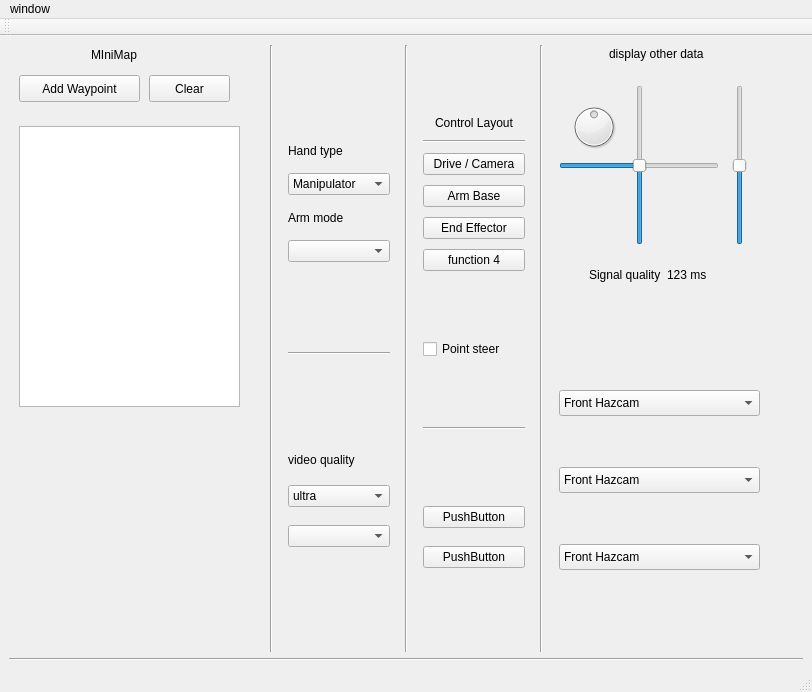
<?xml version="1.0" encoding="UTF-8"?>
<ui version="4.0">
 <class>MainWindow</class>
 <widget class="QMainWindow" name="MainWindow">
  <property name="geometry">
   <rect>
    <x>0</x>
    <y>0</y>
    <width>812</width>
    <height>692</height>
   </rect>
  </property>
  <property name="windowTitle">
   <string>MainWindow</string>
  </property>
  <widget class="QWidget" name="centralwidget">
   <layout class="QVBoxLayout" name="verticalLayout_10">
    <item>
     <layout class="QHBoxLayout" name="horizontalLayout_2">
      <item>
       <widget class="QFrame" name="Minimap">
        <property name="frameShape">
         <enum>QFrame::NoFrame</enum>
        </property>
        <property name="frameShadow">
         <enum>QFrame::Raised</enum>
        </property>
        <widget class="QLabel" name="MinimapLabel">
         <property name="geometry">
          <rect>
           <x>82</x>
           <y>0</y>
           <width>71</width>
           <height>20</height>
          </rect>
         </property>
         <property name="text">
          <string>MIniMap</string>
         </property>
        </widget>
        <widget class="GraphicsLayoutWidget" name="graphicsView">
         <property name="geometry">
          <rect>
           <x>10</x>
           <y>81</y>
           <width>221</width>
           <height>281</height>
          </rect>
         </property>
        </widget>
        <widget class="QPushButton" name="pushButton">
         <property name="geometry">
          <rect>
           <x>10</x>
           <y>30</y>
           <width>121</width>
           <height>27</height>
          </rect>
         </property>
         <property name="text">
          <string>Add Waypoint</string>
         </property>
        </widget>
        <widget class="QPushButton" name="pushButton_2">
         <property name="geometry">
          <rect>
           <x>140</x>
           <y>30</y>
           <width>81</width>
           <height>27</height>
          </rect>
         </property>
         <property name="text">
          <string>Clear</string>
         </property>
        </widget>
        <zorder>MinimapLabel</zorder>
        <zorder>graphicsView</zorder>
        <zorder>pushButton</zorder>
        <zorder>pushButton_2</zorder>
        <zorder>selectorFrame</zorder>
        <zorder>selectorFrame</zorder>
       </widget>
      </item>
      <item>
       <widget class="Line" name="line_5">
        <property name="orientation">
         <enum>Qt::Vertical</enum>
        </property>
       </widget>
      </item>
      <item>
       <widget class="QFrame" name="selectorFrame">
        <property name="maximumSize">
         <size>
          <width>120</width>
          <height>16777215</height>
         </size>
        </property>
        <layout class="QVBoxLayout" name="verticalLayout_8">
         <item>
          <widget class="QFrame" name="HandTypeBox">
           <property name="maximumSize">
            <size>
             <width>16777215</width>
             <height>124</height>
            </size>
           </property>
           <property name="frameShape">
            <enum>QFrame::NoFrame</enum>
           </property>
           <property name="frameShadow">
            <enum>QFrame::Plain</enum>
           </property>
           <layout class="QVBoxLayout" name="verticalLayout">
            <property name="spacing">
             <number>10</number>
            </property>
            <property name="leftMargin">
             <number>0</number>
            </property>
            <property name="topMargin">
             <number>0</number>
            </property>
            <property name="rightMargin">
             <number>0</number>
            </property>
            <property name="bottomMargin">
             <number>0</number>
            </property>
            <item>
             <widget class="QLabel" name="label">
              <property name="text">
               <string>Hand type</string>
              </property>
             </widget>
            </item>
            <item>
             <widget class="QComboBox" name="HandTypeChoice">
              <item>
               <property name="text">
                <string>Manipulator</string>
               </property>
              </item>
              <item>
               <property name="text">
                <string>Sampling</string>
               </property>
              </item>
             </widget>
            </item>
            <item>
             <widget class="QLabel" name="label_2">
              <property name="text">
               <string>Arm mode</string>
              </property>
             </widget>
            </item>
            <item>
             <widget class="QComboBox" name="ArmModeChoice"/>
            </item>
           </layout>
          </widget>
         </item>
         <item>
          <widget class="Line" name="line_2">
           <property name="orientation">
            <enum>Qt::Horizontal</enum>
           </property>
          </widget>
         </item>
         <item>
          <widget class="QFrame" name="frame_8">
           <property name="maximumSize">
            <size>
             <width>16777215</width>
             <height>111</height>
            </size>
           </property>
           <property name="frameShape">
            <enum>QFrame::NoFrame</enum>
           </property>
           <property name="frameShadow">
            <enum>QFrame::Plain</enum>
           </property>
           <layout class="QVBoxLayout" name="verticalLayout_3">
            <property name="spacing">
             <number>10</number>
            </property>
            <property name="leftMargin">
             <number>0</number>
            </property>
            <property name="topMargin">
             <number>0</number>
            </property>
            <property name="rightMargin">
             <number>0</number>
            </property>
            <property name="bottomMargin">
             <number>0</number>
            </property>
            <item>
             <widget class="QLabel" name="video_quality">
              <property name="sizePolicy">
               <sizepolicy hsizetype="Fixed" vsizetype="Fixed">
                <horstretch>0</horstretch>
                <verstretch>0</verstretch>
               </sizepolicy>
              </property>
              <property name="text">
               <string>video quality</string>
              </property>
             </widget>
            </item>
            <item>
             <widget class="QComboBox" name="videoQualityChoice">
              <item>
               <property name="text">
                <string>ultra</string>
               </property>
              </item>
              <item>
               <property name="text">
                <string>high</string>
               </property>
              </item>
              <item>
               <property name="text">
                <string>normal</string>
               </property>
              </item>
             </widget>
            </item>
            <item>
             <widget class="QComboBox" name="comboBox_7"/>
            </item>
           </layout>
          </widget>
         </item>
        </layout>
       </widget>
      </item>
      <item>
       <widget class="Line" name="line_4">
        <property name="orientation">
         <enum>Qt::Vertical</enum>
        </property>
       </widget>
      </item>
      <item>
       <widget class="QFrame" name="buttonFrame">
        <property name="maximumSize">
         <size>
          <width>120</width>
          <height>16777215</height>
         </size>
        </property>
        <layout class="QVBoxLayout" name="verticalLayout_9">
         <item>
          <widget class="QFrame" name="functionBox">
           <property name="maximumSize">
            <size>
             <width>16777215</width>
             <height>155</height>
            </size>
           </property>
           <property name="frameShape">
            <enum>QFrame::NoFrame</enum>
           </property>
           <property name="frameShadow">
            <enum>QFrame::Plain</enum>
           </property>
           <layout class="QVBoxLayout" name="verticalLayout_2">
            <property name="spacing">
             <number>10</number>
            </property>
            <property name="leftMargin">
             <number>0</number>
            </property>
            <property name="topMargin">
             <number>0</number>
            </property>
            <property name="rightMargin">
             <number>0</number>
            </property>
            <property name="bottomMargin">
             <number>0</number>
            </property>
            <item>
             <widget class="QLabel" name="label_3">
              <property name="text">
               <string>Control Layout</string>
              </property>
              <property name="alignment">
               <set>Qt::AlignCenter</set>
              </property>
             </widget>
            </item>
            <item>
             <widget class="Line" name="line">
              <property name="orientation">
               <enum>Qt::Horizontal</enum>
              </property>
             </widget>
            </item>
            <item>
             <widget class="QPushButton" name="DriveMode">
              <property name="text">
               <string>Drive / Camera</string>
              </property>
              <property name="checkable">
               <bool>true</bool>
              </property>
             </widget>
            </item>
            <item>
             <widget class="QPushButton" name="ArmBaseMode">
              <property name="text">
               <string>Arm Base</string>
              </property>
              <property name="checkable">
               <bool>true</bool>
              </property>
              <property name="checked">
               <bool>false</bool>
              </property>
             </widget>
            </item>
            <item>
             <widget class="QPushButton" name="EndEffectorMode">
              <property name="text">
               <string>End Effector</string>
              </property>
              <property name="checkable">
               <bool>true</bool>
              </property>
              <property name="checked">
               <bool>false</bool>
              </property>
             </widget>
            </item>
            <item>
             <widget class="QPushButton" name="function4">
              <property name="text">
               <string>function 4</string>
              </property>
              <property name="checkable">
               <bool>true</bool>
              </property>
              <property name="checked">
               <bool>false</bool>
              </property>
             </widget>
            </item>
           </layout>
          </widget>
         </item>
         <item>
          <widget class="QCheckBox" name="pointSteer">
           <property name="text">
            <string>Point steer</string>
           </property>
          </widget>
         </item>
         <item>
          <widget class="Line" name="line_3">
           <property name="orientation">
            <enum>Qt::Horizontal</enum>
           </property>
          </widget>
         </item>
         <item>
          <widget class="QFrame" name="frame_9">
           <property name="maximumSize">
            <size>
             <width>16777215</width>
             <height>80</height>
            </size>
           </property>
           <property name="frameShape">
            <enum>QFrame::NoFrame</enum>
           </property>
           <property name="frameShadow">
            <enum>QFrame::Plain</enum>
           </property>
           <layout class="QVBoxLayout" name="verticalLayout_4">
            <property name="spacing">
             <number>10</number>
            </property>
            <property name="leftMargin">
             <number>0</number>
            </property>
            <property name="topMargin">
             <number>0</number>
            </property>
            <property name="rightMargin">
             <number>0</number>
            </property>
            <property name="bottomMargin">
             <number>0</number>
            </property>
            <item>
             <widget class="QPushButton" name="pushButton_5">
              <property name="text">
               <string>PushButton</string>
              </property>
             </widget>
            </item>
            <item>
             <widget class="QPushButton" name="pushButton_6">
              <property name="text">
               <string>PushButton</string>
              </property>
             </widget>
            </item>
           </layout>
          </widget>
         </item>
        </layout>
       </widget>
      </item>
      <item>
       <widget class="Line" name="line_6">
        <property name="orientation">
         <enum>Qt::Vertical</enum>
        </property>
       </widget>
      </item>
      <item>
       <widget class="QFrame" name="OtherData">
        <property name="frameShape">
         <enum>QFrame::NoFrame</enum>
        </property>
        <property name="frameShadow">
         <enum>QFrame::Raised</enum>
        </property>
        <widget class="QLabel" name="OtherDataLabel">
         <property name="geometry">
          <rect>
           <x>60</x>
           <y>0</y>
           <width>123</width>
           <height>17</height>
          </rect>
         </property>
         <property name="text">
          <string>display other data</string>
         </property>
        </widget>
        <widget class="QDial" name="StickRotation">
         <property name="geometry">
          <rect>
           <x>20</x>
           <y>50</y>
           <width>50</width>
           <height>64</height>
          </rect>
         </property>
         <property name="minimum">
          <number>-1000</number>
         </property>
         <property name="maximum">
          <number>1000</number>
         </property>
        </widget>
        <widget class="QSlider" name="MainY">
         <property name="geometry">
          <rect>
           <x>80</x>
           <y>40</y>
           <width>22</width>
           <height>160</height>
          </rect>
         </property>
         <property name="minimum">
          <number>-1000</number>
         </property>
         <property name="maximum">
          <number>1000</number>
         </property>
         <property name="orientation">
          <enum>Qt::Vertical</enum>
         </property>
        </widget>
        <widget class="QSlider" name="MainX">
         <property name="geometry">
          <rect>
           <x>10</x>
           <y>110</y>
           <width>160</width>
           <height>22</height>
          </rect>
         </property>
         <property name="minimum">
          <number>-1000</number>
         </property>
         <property name="maximum">
          <number>1000</number>
         </property>
         <property name="orientation">
          <enum>Qt::Horizontal</enum>
         </property>
         <property name="invertedAppearance">
          <bool>false</bool>
         </property>
        </widget>
        <widget class="QSlider" name="SecondaryY">
         <property name="geometry">
          <rect>
           <x>180</x>
           <y>40</y>
           <width>22</width>
           <height>160</height>
          </rect>
         </property>
         <property name="minimum">
          <number>-1000</number>
         </property>
         <property name="maximum">
          <number>1000</number>
         </property>
         <property name="orientation">
          <enum>Qt::Vertical</enum>
         </property>
        </widget>
        <widget class="QWidget" name="layoutWidget">
         <property name="geometry">
          <rect>
           <x>40</x>
           <y>220</y>
           <width>149</width>
           <height>19</height>
          </rect>
         </property>
         <layout class="QHBoxLayout" name="horizontalLayout_3">
          <item>
           <widget class="QLabel" name="label_4">
            <property name="text">
             <string>Signal quality</string>
            </property>
           </widget>
          </item>
          <item>
           <widget class="QLabel" name="sig_qual">
            <property name="text">
             <string>123 ms</string>
            </property>
           </widget>
          </item>
         </layout>
        </widget>
        <widget class="QWidget" name="horizontalLayoutWidget">
         <property name="geometry">
          <rect>
           <x>10</x>
           <y>300</y>
           <width>201</width>
           <height>271</height>
          </rect>
         </property>
         <layout class="QVBoxLayout" name="verticalLayout_6">
          <item>
           <widget class="QComboBox" name="Camera2Feed">
            <property name="maximumSize">
             <size>
              <width>16777215</width>
              <height>26</height>
             </size>
            </property>
            <item>
             <property name="text">
              <string>Front Hazcam</string>
             </property>
            </item>
            <item>
             <property name="text">
              <string>Left Hazcam</string>
             </property>
            </item>
            <item>
             <property name="text">
              <string>Right Hazcam</string>
             </property>
            </item>
            <item>
             <property name="text">
              <string>Back Hazcam</string>
             </property>
            </item>
            <item>
             <property name="text">
              <string>Arm</string>
             </property>
            </item>
            <item>
             <property name="text">
              <string>Pan/Tilt</string>
             </property>
            </item>
           </widget>
          </item>
          <item>
           <widget class="QComboBox" name="Camera1Feed">
            <property name="maximumSize">
             <size>
              <width>16777215</width>
              <height>26</height>
             </size>
            </property>
            <item>
             <property name="text">
              <string>Front Hazcam</string>
             </property>
            </item>
            <item>
             <property name="text">
              <string>Left Hazcam</string>
             </property>
            </item>
            <item>
             <property name="text">
              <string>Right Hazcam</string>
             </property>
            </item>
            <item>
             <property name="text">
              <string>Back Hazcam</string>
             </property>
            </item>
            <item>
             <property name="text">
              <string>Arm</string>
             </property>
            </item>
            <item>
             <property name="text">
              <string>Pan/Tilt</string>
             </property>
            </item>
           </widget>
          </item>
          <item>
           <widget class="QComboBox" name="Camera3Feed">
            <property name="maximumSize">
             <size>
              <width>16777215</width>
              <height>26</height>
             </size>
            </property>
            <item>
             <property name="text">
              <string>Front Hazcam</string>
             </property>
            </item>
            <item>
             <property name="text">
              <string>Left Hazcam</string>
             </property>
            </item>
            <item>
             <property name="text">
              <string>Right Hazcam</string>
             </property>
            </item>
            <item>
             <property name="text">
              <string>Back Hazcam</string>
             </property>
            </item>
            <item>
             <property name="text">
              <string>Arm</string>
             </property>
            </item>
            <item>
             <property name="text">
              <string>Pan/Tilt</string>
             </property>
            </item>
           </widget>
          </item>
         </layout>
        </widget>
       </widget>
      </item>
     </layout>
    </item>
    <item>
     <widget class="Line" name="line_7">
      <property name="orientation">
       <enum>Qt::Horizontal</enum>
      </property>
     </widget>
    </item>
   </layout>
  </widget>
  <widget class="QMenuBar" name="menubar">
   <property name="geometry">
    <rect>
     <x>0</x>
     <y>0</y>
     <width>812</width>
     <height>25</height>
    </rect>
   </property>
   <widget class="QMenu" name="menuWindow">
    <property name="title">
     <string>window</string>
    </property>
   </widget>
   <addaction name="menuWindow"/>
  </widget>
  <widget class="QToolBar" name="toolBar">
   <property name="windowTitle">
    <string>toolBar</string>
   </property>
   <attribute name="toolBarArea">
    <enum>TopToolBarArea</enum>
   </attribute>
   <attribute name="toolBarBreak">
    <bool>false</bool>
   </attribute>
  </widget>
  <widget class="QStatusBar" name="statusbar"/>
 </widget>
 <customwidgets>
  <customwidget>
   <class>GraphicsLayoutWidget</class>
   <extends>QGraphicsView</extends>
   <header>pyqtgraph.h</header>
  </customwidget>
 </customwidgets>
 <resources/>
 <connections/>
</ui>
